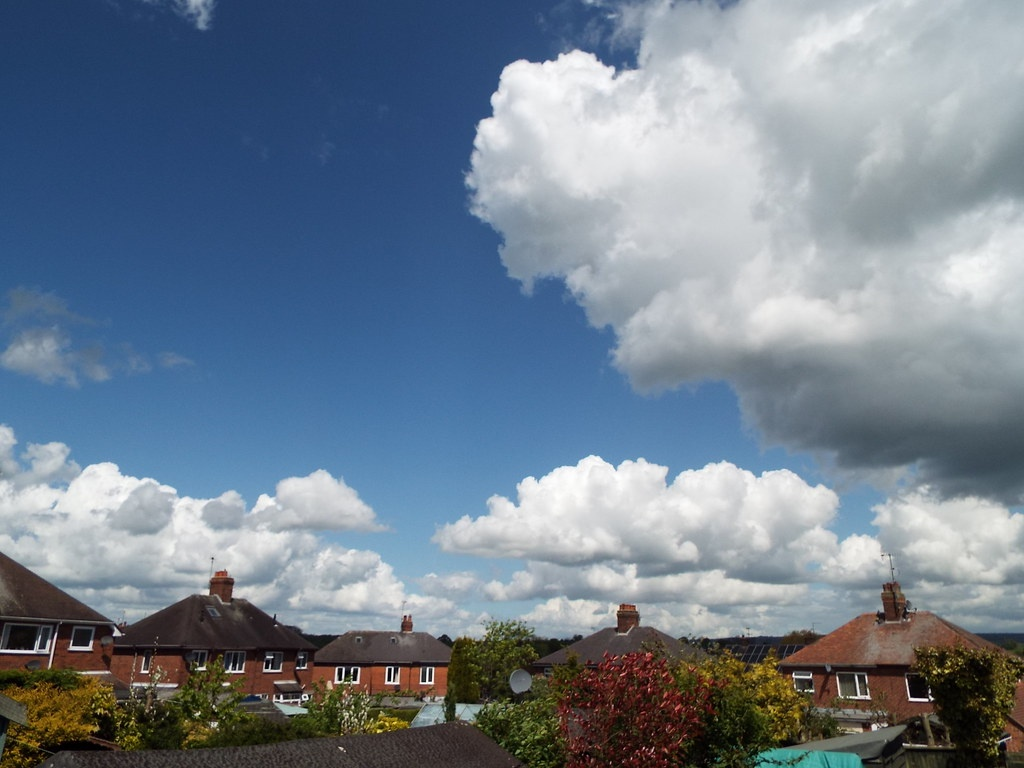
#> input picture data/raw/images/web_sample/cloud_formation/02b02f1d-5eff-42f9-9347-32813d2273e9_Cloud_formation_over_Cheadle_Staffs_1.jpg, 1024 x 768 px
$ python -i scientific.py   (imports and definitions only)   (older library calls are emulated)
#> lines starting #> are read from the running program, lines starting #| are printed output that depends on the picture; after the words box and inside, x2 and y2 are one past the last pixel; in counts of white or black regions, pixels touching at a corner belong together
### src/cloud_aesthetics/preprocessing/image_ops.py
from __future__ import annotations

from pathlib import Path

import cv2
import numpy as np

from cloud_aesthetics.settings import resolve_path


# [15 lines left out: functions read_rgb_image, resize_long_edge, not called in this run]


def rgb_to_gray(image: np.ndarray) -> np.ndarray:
    return cv2.cvtColor(image, cv2.COLOR_RGB2GRAY)


def estimate_cloud_mask(image: np.ndarray) -> np.ndarray:
    hsv = cv2.cvtColor(image, cv2.COLOR_RGB2HSV)
    brightness = hsv[:, :, 2]
    saturation = hsv[:, :, 1]
    mask = ((brightness > 110) & (saturation < 120)).astype(np.uint8)
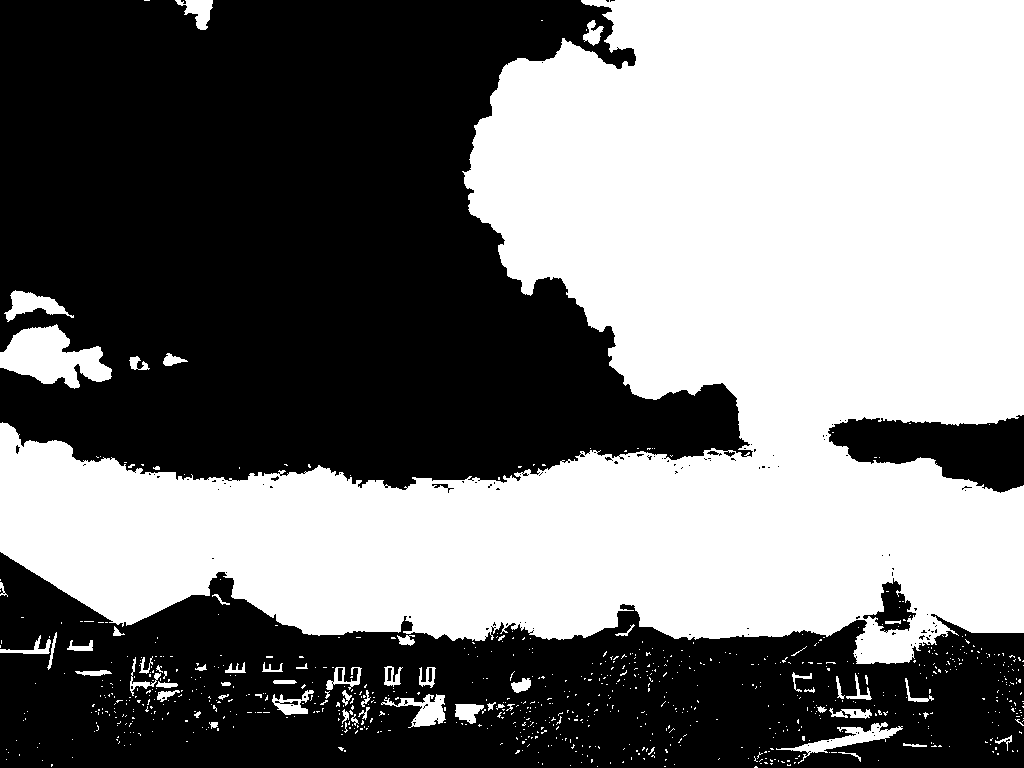
#> mask: shape (768, 1024); values 0 (black) and 1 (white), 48.3% white; 839 white regions (777 under 20 px), largest, box (x1, y1, x2, y2) and area: (0, 0, 1024, 664) 363762, (0, 324, 112, 389) 4158, (776, 722, 903, 764) 1208
    kernel = np.ones((5, 5), np.uint8)
    mask = cv2.morphologyEx(mask, cv2.MORPH_OPEN, kernel)
#> mask: shape (768, 1024); values 0 (black) and 1 (white), 47.1% white; 32 white regions (1 under 20 px), largest, box (x1, y1, x2, y2) and area: (0, 0, 1024, 664) 361372, (0, 326, 111, 388) 4125, (6, 291, 65, 320) 919
    mask = cv2.morphologyEx(mask, cv2.MORPH_CLOSE, kernel)
#> mask: shape (768, 1024); values 0 (black) and 1 (white), 47.2% white; 25 white regions (1 under 20 px), largest, box (x1, y1, x2, y2) and area: (0, 0, 1024, 664) 362119, (0, 326, 111, 388) 4160, (799, 724, 896, 752) 1000
    return mask


# [8 lines left out: function estimate_saliency_map, not called in this run]

### src/cloud_aesthetics/features/scientific.py
from __future__ import annotations

import json
from dataclasses import dataclass

import cv2
import numpy as np

from cloud_aesthetics.preprocessing.image_ops import estimate_cloud_mask, rgb_to_gray


CLOUD_TYPE_TAXONOMY = [
    "cirrus",
    "cirrocumulus",
    "cirrostratus",
    "altocumulus",
    "altostratus",
    "nimbostratus",
    "stratocumulus",
    "stratus",
    "cumulus",
    "cumulonimbus",
]

SCIENTIFIC_CAVEAT = (
    "Cloud type is an image-based scientific estimate from visual cues, not a meteorological observation."
)


@dataclass(frozen=True)
class CloudTypeResult:
    primary_cloud_type: str
    cloud_type_confidence: float
    cloud_type_scores: dict[str, float]
    rule_based_evidence: dict[str, float | str]
    vision_model_vote: str
    scientific_caveat: str


def _sigmoid(value: float) -> float:
    return float(1.0 / (1.0 + np.exp(-value)))


def _normalized_entropy(values: np.ndarray) -> float:
    values = values.astype(np.float32)
    values = values / (values.sum() + 1e-6)
    nonzero = values[values > 0]
    if nonzero.size == 0:
        return 0.0
    return float(-(nonzero * np.log(nonzero)).sum() / np.log(len(values)))


def extract_meteorological_features(image: np.ndarray) -> dict[str, float]:
    gray = rgb_to_gray(image)
    hsv = cv2.cvtColor(image, cv2.COLOR_RGB2HSV)
    cloud_mask = estimate_cloud_mask(image)
    height, width = gray.shape
    upper = cloud_mask[: max(1, height // 3)]
#> upper: shape (256, 1024); values 0 (black) and 1 (white), 50.3% white; 1 black region, box (x1, y1, x2, y2) and area: (0, 0, 636, 256) 130271
    middle = cloud_mask[height // 3 : 2 * height // 3]
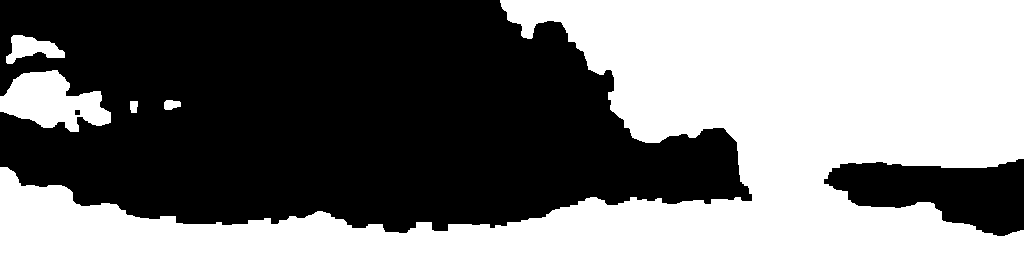
#> middle: shape (256, 1024); values 0 (black) and 1 (white), 46.8% white; 5 white regions, box (x1, y1, x2, y2) and area: (0, 0, 1024, 256) 117460, (0, 70, 111, 132) 4160, (6, 35, 65, 64) 920, (164, 100, 181, 110) 136, (130, 101, 138, 113) 87
    lower = cloud_mask[2 * height // 3 :]
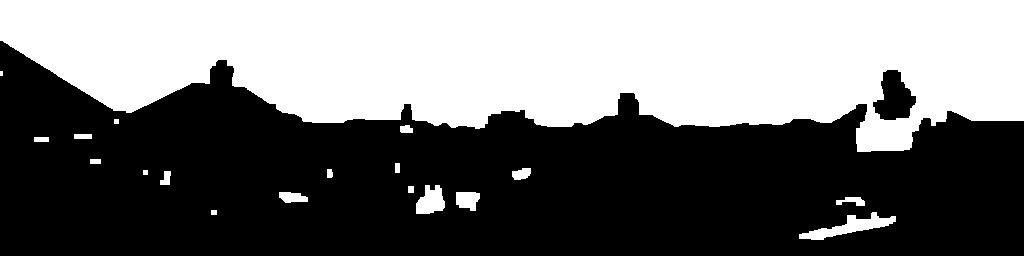
#> lower: shape (256, 1024); values 0 (black) and 1 (white), 44.5% white; 19 white regions (1 under 20 px), largest, box (x1, y1, x2, y2) and area: (0, 0, 1024, 152) 113558, (799, 212, 896, 240) 1000, (416, 185, 445, 214) 603

    edges = cv2.Canny(gray, 60, 160)
#> edges: shape (768, 1024); 5.2% white in thin lines or dots
    grad_x = cv2.Sobel(gray, cv2.CV_32F, 1, 0, ksize=3)
    grad_y = cv2.Sobel(gray, cv2.CV_32F, 0, 1, ksize=3)
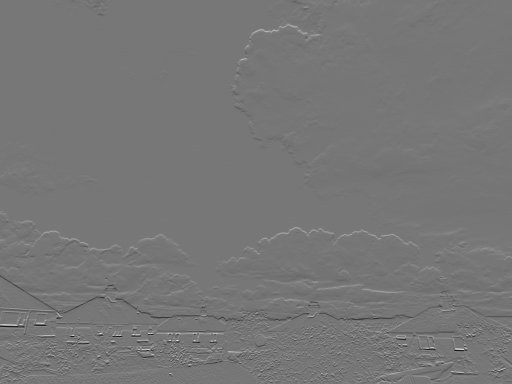
#> grad_y: shape (768, 1024) float32 (shown at 1/2 size); min -839, max 958, mean -0.6; drawn with min black and max white
    grad_mag = cv2.magnitude(grad_x, grad_y)
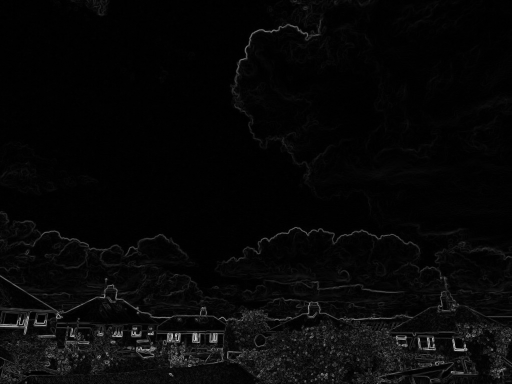
#> grad_mag: shape (768, 1024) float32 (shown at 1/2 size); min 0, max 1012.8, mean 30.6; drawn with min black and max white
    orientations = (np.rad2deg(np.arctan2(grad_y, grad_x)) + 180.0) % 180.0
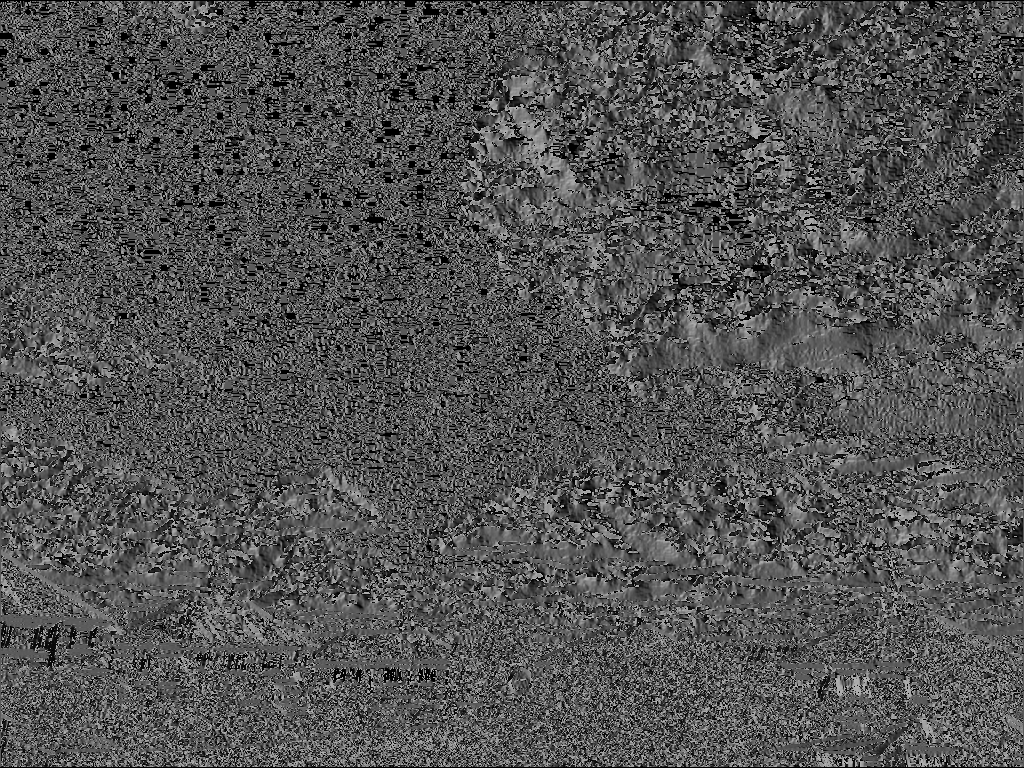
#> orientations: shape (768, 1024) float32; min 0, max 179.9, mean 82.3
    orientation_hist, _ = np.histogram(orientations[edges > 0], bins=8, range=(0, 180))
#> orientation_hist = [4737, 4799, 5512, 6015, 6390, 5235, 4520, 3815]

    num_components, _, stats, _ = cv2.connectedComponentsWithStats((cloud_mask * 255).astype(np.uint8))
#> num_components = 26; stats = 26 rows, first 6: [0, 0, 1024, 768, 415044], [186, 0, 27, 30, 531], [0, 0, 1024, 664, 362119], [583, 22, 17, 22, 241], [6, 291, 59, 29, 920], [0, 326, 111, 62, 4160]
    component_areas = stats[1:, cv2.CC_STAT_AREA].astype(np.float32) if num_components > 1 else np.array([], dtype=np.float32)
#> component_areas = 25 values, max 362119 at index 1, min 15 at index 7, mean 14855.5
    largest_area = float(component_areas.max() / (height * width)) if component_areas.size else 0.0
#> largest_area = 0.46
    small_components = float((component_areas < (height * width * 0.015)).sum()) if component_areas.size else 0.0
#> small_components = 24
    total_components = float(max(num_components - 1, 0))
#> total_components = 25

    vertical_profile = cloud_mask.mean(axis=1)
#> vertical_profile = 768 values, max 1 at index 492, min 0 at index 664, mean 0.472
    vertical_peak = int(np.argmax(vertical_profile)) if vertical_profile.size else 0
#> vertical_peak = 492
    vertical_spread = float(vertical_profile.std())
#> vertical_spread = 0.288
    cloud_pixels = gray[cloud_mask.astype(bool)]
    cloud_brightness = float(cloud_pixels.mean()) if cloud_pixels.size else float(gray.mean())
#> cloud_brightness = 180.1
    cloud_darkness = 1.0 - cloud_brightness / 255.0
#> cloud_darkness = 0.294
    saturation_mean = float(hsv[:, :, 1].mean() / 255.0)
#> saturation_mean = 0.341
    layer_score = 1.0 - min(1.0, vertical_spread * 4.0)
#> layer_score = 0
    fibrous_score = float(np.percentile(grad_mag, 90) / 255.0)
#> fibrous_score = 0.3
    cellular_score = min(1.0, small_components / 18.0 + total_components / 60.0)
#> cellular_score = 1
    towering_score = min(
        1.0,
        float(middle.mean()) * 0.7
        + float(lower.mean()) * 0.35
        + largest_area * 0.8
        + max(0.0, 0.5 - vertical_peak / max(height, 1)) * 0.5,
    )
#> towering_score = 0.852

    return {
        "meteo_cloud_fraction": float(cloud_mask.mean()),
        "meteo_upper_cloud_fraction": float(upper.mean()) if upper.size else 0.0,
        "meteo_middle_cloud_fraction": float(middle.mean()) if middle.size else 0.0,
        "meteo_lower_cloud_fraction": float(lower.mean()) if lower.size else 0.0,
        "meteo_layer_score": float(layer_score),
        "meteo_fibrous_score": float(fibrous_score),
        "meteo_cellular_score": float(cellular_score),
        "meteo_towering_score": float(towering_score),
        "meteo_darkness_score": float(cloud_darkness),
        "meteo_edge_density": float((edges > 0).mean()),
        "meteo_orientation_entropy": _normalized_entropy(orientation_hist.astype(np.float32)),
        "meteo_largest_cloud_area_fraction": largest_area,
        "meteo_small_component_count": small_components,
        "meteo_saturation_mean": saturation_mean,
    }
#> in _normalized_entropy, `values = values.astype(np.float32)`: values = [4737, 4799, 5512, 6015, 6390, 5235, 4520, 3815]
#> in _normalized_entropy, `values = values / (values.sum() + 1e-6)`: values = [0.115, 0.117, 0.134, 0.147, 0.156, 0.128, 0.11, 0.093]
#> in _normalized_entropy, `nonzero = values[values > 0]`: nonzero has the same summary as values


# [93 lines left out: functions classify_cloud_type_from_meteorology, _dominant_evidence_name, serialize_scientific_result, unknown_scientific_result, classify_cloud_type_for_original, not called in this run]

>>> import cv2
>>> picture = cv2.cvtColor(cv2.imread('../../../data/raw/images/web_sample/cloud_formation/02b02f1d-5eff-42f9-9347-32813d2273e9_Cloud_formation_over_Cheadle_Staffs_1.jpg'), cv2.COLOR_BGR2RGB)
>>> result = extract_meteorological_features(picture)
#> result = 14 items

$ run again, on data/raw/images/web_sample/cloud_formation/03863335-9490-44b1-b578-1fe28373274f_Cloud_Formation.jpg
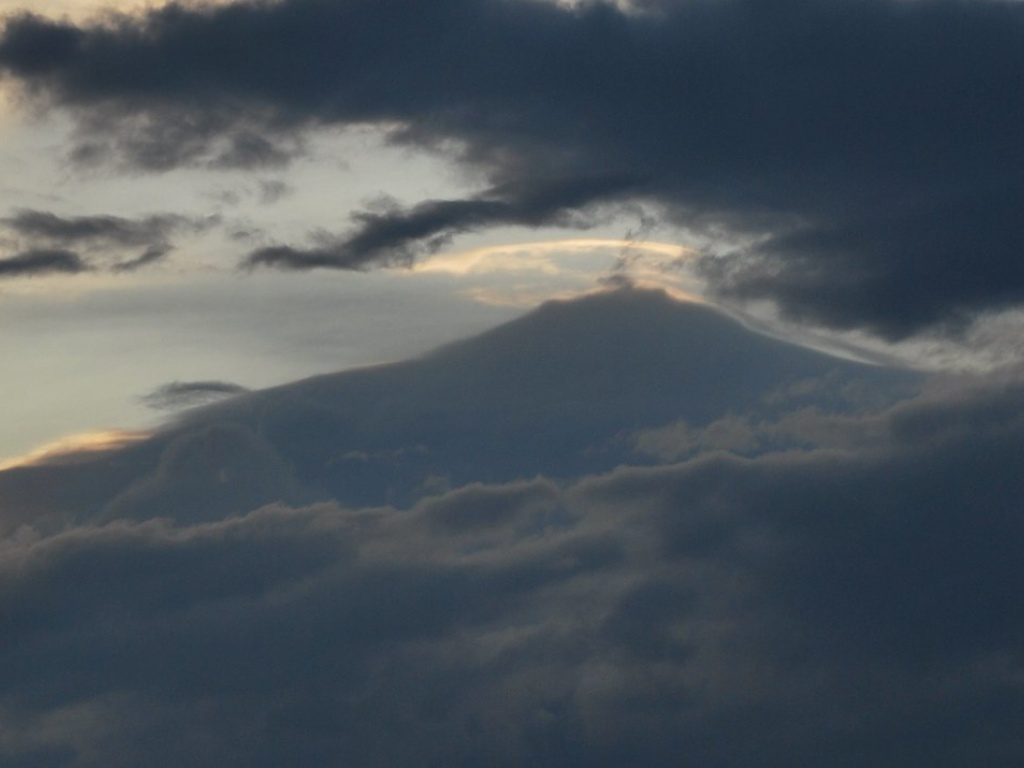
#> input picture data/raw/images/web_sample/cloud_formation/03863335-9490-44b1-b578-1fe28373274f_Cloud_Formation.jpg, 1024 x 768 px
#> hsv: shape (768, 1024, 3); mean H, S, V 89.2, 67.7, 93
#> in estimate_cloud_mask, `mask = ((brightness > 110) & (saturation < 120)).astype(np.uint8)`:
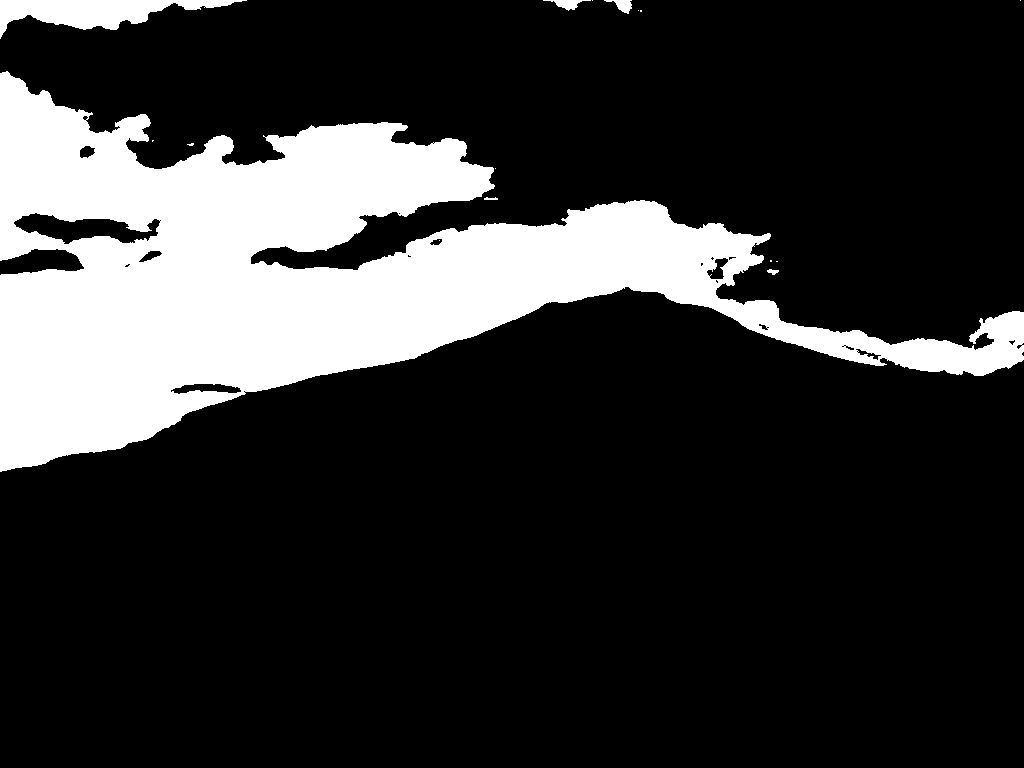
#> mask: shape (768, 1024); values 0 (black) and 1 (white), 19.9% white; 16 white regions (10 under 20 px), largest, box (x1, y1, x2, y2) and area: (0, 71, 1024, 472) 151353, (0, 0, 247, 39) 4293, (543, 0, 591, 11) 219, (604, 0, 632, 14) 188, (767, 269, 779, 275) 44, (484, 197, 498, 200) 31
#> upper: shape (256, 1024); values 0 (black) and 1 (white), 25.5% white; 5 white regions, box (x1, y1, x2, y2) and area: (0, 72, 494, 256) 49956, (394, 200, 770, 256) 12189, (0, 0, 234, 35) 4269, (555, 0, 580, 9) 182, (615, 0, 631, 13) 164
#> middle: shape (256, 1024); values 0 (black) and 1 (white), 34% white; 2 white regions, box (x1, y1, x2, y2) and area: (0, 0, 1024, 215) 89140, (0, 0, 19, 4) 54
#> lower: shape (256, 1024); every value is 0
#> edges: shape (768, 1024); 0.23% white in thin lines or dots, all inside (x1, y1, x2, y2) = (0, 0, 740, 471)
#> in extract_meteorological_features, `orientations = (np.rad2deg(np.arctan2(grad_y, grad_x)) + 180.0) % 180.0`:
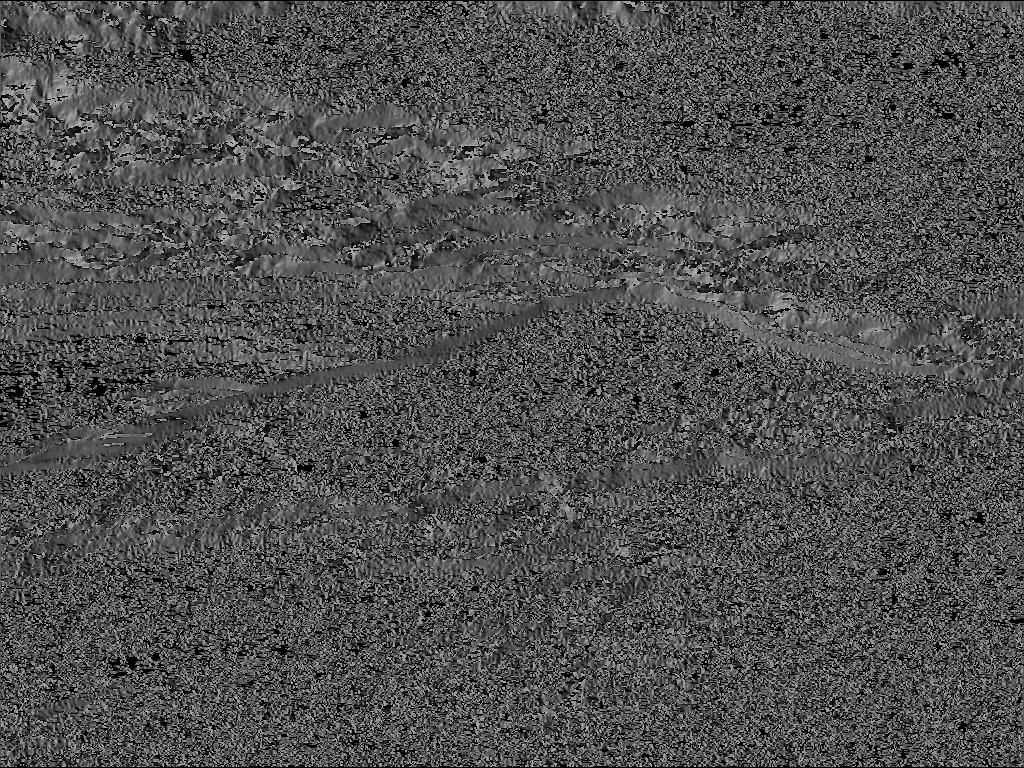
#> orientations: shape (768, 1024) float32; min 0, max 179.4, mean 79.4
#> orientation_hist = [29, 82, 306, 830, 427, 130, 29, 10]
#> num_components = 5; stats = [[0, 0, 1024, 768, 630478], [0, 0, 234, 35, 4269], [555, 0, 25, 9, 182], [615, 0, 16, 13, 164], [0, 72, 1024, 399, 151339]]
#> component_areas = [4269, 182, 164, 151339]
#> largest_area = 0.192
#> small_components = 3
#> total_components = 4
#> vertical_profile = 768 values, max 0.717 at index 280, min 0 at index 35, mean 0.198
#> vertical_peak = 280
#> vertical_spread = 0.241
#> cloud_brightness = 153.8
#> cloud_darkness = 0.397
#> saturation_mean = 0.266
#> layer_score = 0.0349
#> fibrous_score = 0.0824
#> cellular_score = 0.233
#> towering_score = 0.46
#> in _normalized_entropy, `values = values.astype(np.float32)`: values = [29, 82, 306, 830, 427, 130, 29, 10]
#> in _normalized_entropy, `values = values / (values.sum() + 1e-6)`: values = [0.0157, 0.0445, 0.166, 0.45, 0.232, 0.0705, 0.0157, 0.00543]
#> nonzero has the same summary as values
#> result = 14 items
